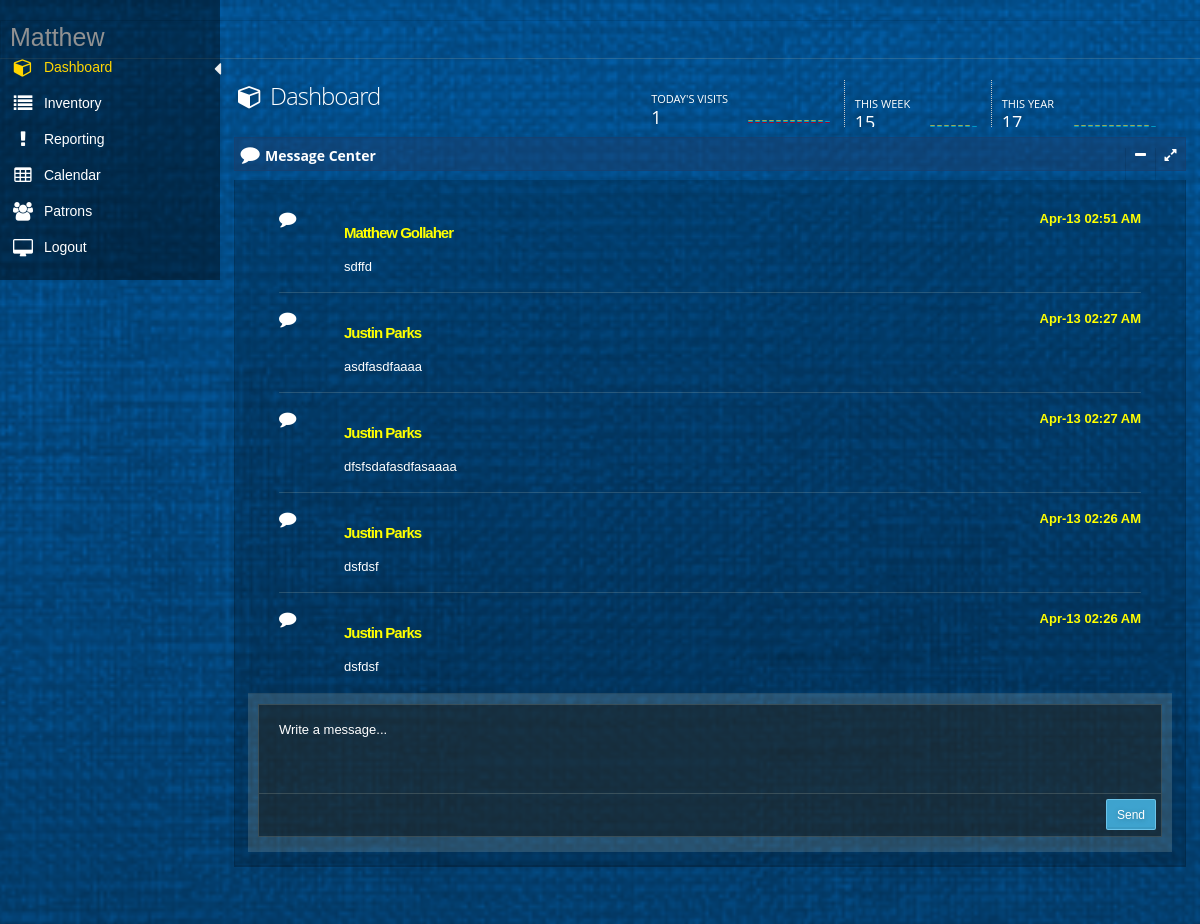
Screenshot of /home (signed in) with the database file from the repository.
### tables this page shows
CREATE TABLE "Message" (
	`Id`	INTEGER NOT NULL UNIQUE,
	`Author`	TEXT NOT NULL,
	`Time`	TEXT NOT NULL,
	`Content`	TEXT NOT NULL,
	PRIMARY KEY(`Id`)
);

### app.py (the view)
@app.route('/')
@app.route('/index')
@app.route('/menu')
@app.route('/home')
def index():
    return loginModule.index()

### databaseFunctions.py (called while the page is built)
def getAllVisitPatronVisitTimes():
    with engine.connect() as connection:
        sqlText = text("SELECT PatronVisitTime FROM VisitHistory ORDER by Id")
        result = engine.execute(sqlText)
        patronVisitTimes = []
        for row in result:
            patronVisitTimes.append(row[0])
        if not patronVisitTimes:
            return None
        else:
            return patronVisitTimes

def getAllVisitPatronVisitDates():
    with engine.connect() as connection:
        sqlText = text("SELECT PatronVisitDate FROM VisitHistory ORDER by Id")
        result = engine.execute(sqlText)
        patronVisitDates = []
        for row in result:
            patronVisitDates.append(row[0])
        if not patronVisitDates:
            return None
        else:
            return patronVisitDates

def getTop100MessageAuthors():
    with engine.connect() as connection:
        sqlText = text("SELECT Author FROM Message ORDER by Id DESC LIMIT 100")
        result = engine.execute(sqlText)
        authors = []
        for row in result:
            authors.append(row[0])
        if not authors:
            return None
        else:
            return authors

def getTop100MessageTimes():
    with engine.connect() as connection:
        sqlText = text("SELECT Time FROM Message ORDER by Id DESC LIMIT 100")
        result = engine.execute(sqlText)
        times = []
        for row in result:
            times.append(row[0])
        if not times:
            return None
        else:
            return times

def getTop100MessageContents():
    with engine.connect() as connection:
        sqlText = text("SELECT Content FROM Message ORDER by Id DESC LIMIT 100")
        result = engine.execute(sqlText)
        contents = []
        for row in result:
            contents.append(row[0])
        if not contents:
            return None
        else:
            return contents

### loginModule.py (called while the page is built)
def index():
    if not session.get('isLoggedIn'):
        return redirect('login')
    mT = populateMessagesTable()
    tVT = populateTodaysVisitsTable()
    tTV = sum(tVT)
    wVT = populateWeeksVisitTable()
    tWV = sum(wVT)
    mVT = populateMonthVisitTable()
    tMV = sum(mVT)
    return render_template('menu.html', currentUserFirstName = session.get('currentUserFirstName'), messageTable = mT, todaysVisitsTable = tVT, totalTodaysVisits = tTV, weeksVisitTable = wVT, totalWeekVisists = tWV, monthVisitTable = mVT, totalMonthVisits = tMV)

### templates/menu.html (shortened to what this page needs)
﻿{% extends "layout.html" %}
{% block body %}
<div id="main" role="main">
    <div id="content">
        <div class="row">
            <div class="col-xs-12 col-sm-7 col-md-7 col-lg-4">
                <h1 class="page-title txt-color-blueDark">
                    <i class="fa-fw fa fa-cube"></i>
                    Dashboard
                </h1>
            </div>
            <div class="col-xs-12 col-sm-5 col-md-5 col-lg-8">
                <ul id="sparks" style="padding-right: 30px;">
                    <li class="sparks-info">
                        <h5> Today's Visits <span class="txt-color-blue">{{ totalTodaysVisits }}</span></h5>
                        <div class="sparkline txt-color-blue hidden-mobile hidden-md hidden-sm">
                        </div>
                    </li>
                    <li class="sparks-info">
                        <br />
                        <h5> This Week <span class="txt-color-blue">{{ totalWeekVisists }}</span></h5>
                        <div class="sparkline txt-color-purple hidden-mobile hidden-md hidden-sm">
                        </div>
                    </li>
                    <li class="sparks-info">
                        <br />
                        <h5> This Year <span class="txt-color-blue"> {{totalMonthVisits}} </span></h5>
                        <div class="sparkline txt-color-greenDark hidden-mobile hidden-md hidden-sm">
                        </div>
                    </li>
                </ul>
            </div>
        </div>
        <section id="widget-grid" class="">
            <div class="row">
                <article class="col-xs-12 col-sm-12 col-md-12 col-lg-12">
                    <div class="jarviswidget jarviswidget-color-blueDark" id="wid-id-1" data-widget-editbutton="false" data-widget-colorbutton="false" data-widget-deletebutton="false">
                        <header style="padding-top:10px">
                            <span class="widget-icon"> <i class="fa fa-comment icon fa-lg"></i> </span>
                            <h2 style="line-height:15px"><strong>Message Center</strong></h2>
                        </header>
                        <div>
                            <div class="widget-body">
                                <div id="chat-body" class="chat-body custom-scroll" style="height: 500px;">
                                    <ul>
                                        {% for row in messageTable %}
                                        <li class="message">
                                            <i class="fa fa-comment icon fa-lg" aria-hidden="true"></i>
                                            <br />
                                            <div class="message-text">
                                                <time style="color:yellow; font-size: 13px; font-weight:bolder">
                                                    {{ row['time'] }}
                                                </time> <a style="color:yellow; font-size: 15px; font-weight:bolder" class="username">{{ row['author'] }}</a> <br />{{ row['content'] }}
                                            </div>
                                            <hr>
                                        </li>
                                        {% endfor %}
                                    </ul>
                                </div>
                                <div class="chat-footer">
                                    <div class="textarea-div">
                                        <div class="typearea">
                                            <textarea class="form-control" placeholder="Write a message..." rows="3" maxlength="2500" id="content" name="content"></textarea>
                                        </div>
                                    </div>
                                    <span class="textarea-controls">
                                        <button class="btn btn-sm btn-primary pull-right" id="addMessage">
                                            Send
                                        </button>
                                    </span>
                                </div>
                            </div>
                        </div>
                    </div>
                </article>
            </div>
        </section>
    </div>
</div>
{% endblock %}

### static/css/styles.css (style rules this page uses)
body { width:100%; height:100% }

### static/css/signature-pad.css (style rules this page uses)
body { font-family: Helvetica, Sans-Serif; -moz-user-select: none; -webkit-user-select: none; -ms-user-select: none; }

### rows the page displays
Message: time "Apr-13 02:51 AM", author "Matthew Gollaher", content "sdffd"
Message: time "Apr-13 02:27 AM", author "Justin Parks", content "asdfasdfaaaa"
Message: time "Apr-13 02:27 AM", author "Justin Parks", content "dfsfsdafasdfasaaaa"
Message: time "Apr-13 02:26 AM", author "Justin Parks", content "dsfdsf"
Message: time "Apr-13 02:26 AM", author "Justin Parks", content "dsfdsf"

### other values shown
{{ session['currentUserFirstName'] }} "Matthew"
{{ totalTodaysVisits }} "1"
